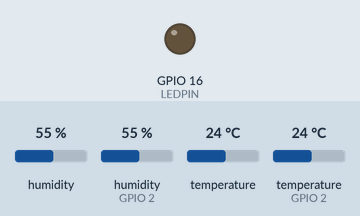
The sketch below on a simulated ESP8266 (NodeMCU). On the bench: output pins drawn as LEDs (lit = HIGH). The inputs (shaded band) are chosen by the test bench; at power-on: humidity 55 %, humidity (sensor on GPIO 2) 55 %, temperature 24 °C, temperature (sensor on GPIO 2) 24 °C. WiFi joins after 1.5 s; servers stay silent unless stated; network time is answered at once with the bench clock; the local clock reads 2024-03-15 10:24:30 at power-on unless the sketch sets it; storage starts empty; what the sketch prints to the serial monitor is not drawn.

Above: at 0.1 s.
At 2.7 s:
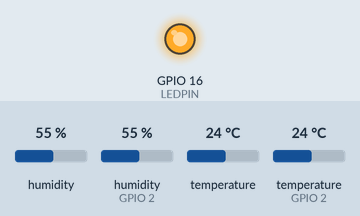
Timing chart, 0 to 4.2 s (numbered marks = the images above):
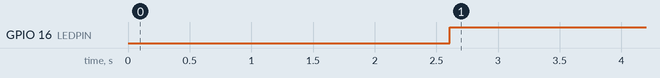

The sketch:

NodeMCU_SDCARD_NTP_DHT22SHT3X.ino
```cpp
#include <FS.h>  //this needs to be first, or it all crashes and burns...
#include <Wire.h>
#include <DHT.h>
#include "HVACData.h"
#include <SPI.h>
#include <SD.h>
#include <ESP8266WiFi.h>
#include <NTPClient.h>
#include <WiFiUdp.h>
#include <Arduino.h>
#include "Adafruit_SHT31.h"

File myFile;

const char *ssid     = "@PCW@";
const char *password = "!!P@rda%1388%";

WiFiUDP ntpUDP;
NTPClient timeClient(ntpUDP, "pool.ntp.org");


#define LEDPIN 16  // D0

// --------------------------------------- DHT22 ---------------------------------------
#define DHT22PIN 2  //pin gpio 4 in sensor = D4
#define DHT22TYPE DHT22
#define DATA_GATHER_INTERVAL_IN_MILISECOND 60000
DHT dht22(DHT22PIN, DHT22TYPE);
unsigned long lastTime = 0;
unsigned long timerDelay = 0;

bool get_dht22_data(HVACData data[2]) {
  delay(1000);

  bool readCorrectValue = false;

  float fH22 = 0;
  float fT22 = 0;

  int h22 = dht22.readHumidity() * 10;
  int t22 = dht22.readTemperature() * 10;
  fH22 = float(h22) / 10;
  fT22 = float(t22) / 10;

  String tValue = String(fT22) + " C";
  String hValue = String(fH22) + "%";

  if ((fT22 <= 80 && fT22 >= -40) && (fH22 <= 100 && fH22 >= 0)) {
    readCorrectValue = true;
  }

  data[0].SetData(fT22, "DHT22", "T");
  data[1].SetData(fH22, "DHT22", "H");

  return readCorrectValue;
}


void write_to_file(String content) {
  myFile = SD.open("test.txt", FILE_WRITE);
  if (myFile) {
    myFile.println(content);
    myFile.close();
  }
}

// --------------------------------------- SHT3x ---------------------------------------
#define SHT3X_ADDRESS 0x44  // Declaration for SSD1306 display connected using I2C
Adafruit_SHT31 sht31 = Adafruit_SHT31();

void setup_sht3x() {
  if (!sht31.begin(SHT3X_ADDRESS)) {
    Serial.println("Check circuit. SHT31 not found!");
    while (1) delay(1);
  }
}

String get_data_sht3x() {
  float temp = sht31.readTemperature();
  float hum = sht31.readHumidity();

  if (!isnan(temp) && !isnan(hum)) {
    String stValue = String(temp) + "," + String(hum);
    return stValue;
  }
  return "SHT_NCT,SHT_NCH";
}

//CPU
void setup() {
  Serial.begin(115200);

  pinMode(LEDPIN, OUTPUT);
  digitalWrite(LEDPIN, LOW);

  setup_sht3x();
  dht22.begin();

  if (!SD.begin(15)) {
    Serial.println("initialization failed!");
    return;
  }

  WiFi.begin(ssid, password);
  while (WiFi.status() != WL_CONNECTED) {
    delay(500);
    Serial.print(".");
  }

  timeClient.begin();
  timeClient.setTimeOffset(0);
}

void loop() {

  if ((timerDelay != 0) && (millis() - lastTime) <= timerDelay) {
    return;
  }

  timerDelay = DATA_GATHER_INTERVAL_IN_MILISECOND;

  HVACData data[2];
  bool readCorrectValue = get_dht22_data(data);

  if (readCorrectValue != true) {
    digitalWrite(LEDPIN, LOW);
    return;
  }

  String dhtValue = String(data[0].GetData()) + "," + String(data[1].GetData());
  String shtValue = get_data_sht3x();

  lastTime = millis();

  timeClient.update();
  time_t epochTime = timeClient.getEpochTime();
  struct tm *ptm = gmtime ((time_t *)&epochTime);
  int monthDay = ptm->tm_mday;
  int currentMonth = ptm->tm_mon+1;
  int currentYear = ptm->tm_year+1900;
  String currentDateTime = String(currentYear) + "-" + String(currentMonth) + "-" + String(monthDay) + " " + timeClient.getFormattedTime() + "," + dhtValue + "," + shtValue;

  Serial.println(currentDateTime);
  write_to_file(currentDateTime);

  digitalWrite(LEDPIN, HIGH);
}
```

HVACData.cpp
```cpp
#include "Arduino.h"
#include "HVACData.h"

void HVACData::SetData(float data, String sensorType, String dataType)
{
  _data = data;
  _sensorType = sensorType;
  _dataType = dataType;
}

float HVACData::GetData()
{
  return _data;
}

String HVACData::GetSensorType()
{
  return _sensorType;
}

String HVACData::GetDataType()
{
  return _dataType;
}
```

HVACData.h
```cpp
#ifndef HVACDATA_H
#define HVACDATA_H

#include "Arduino.h"

class HVACData
{
  public:
    void SetData(float data, String sensorType, String dataType);
    float GetData();
    String GetSensorType();
    String GetDataType();
  private:
    float _data;
    String _sensorType;
    String _dataType;
};

#endif
```

Measured:
- by itself, GPIO 16 (LEDPIN): LOW → HIGH at 2.6 s
